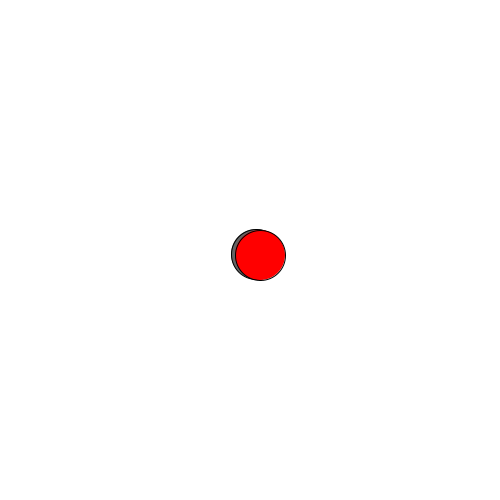
Frame 1 (no input)
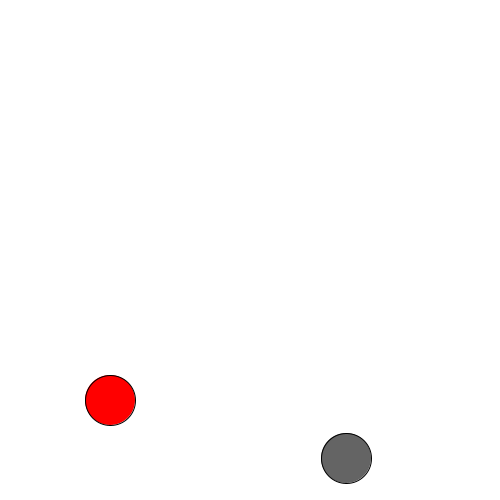
Frame 60 (the mouse pressed at the canvas centre just before this capture)
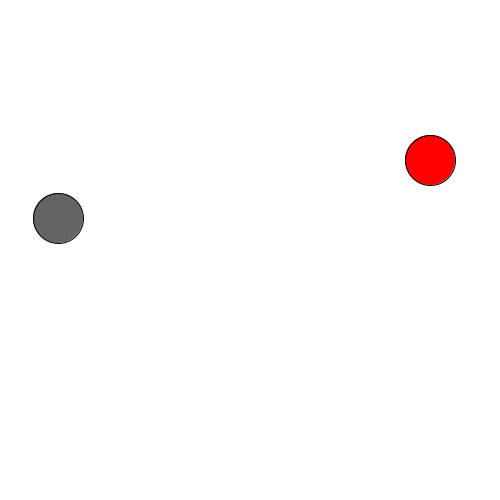
Frame 120 (the mouse held since frame 60 and released just before this capture)

The Processing sketch that drew these frames (run headless with seeded random() and noise(); from frame 60 on, the mouse is pressed at the canvas centre):

// Processing sketch: processing_105492
// ── processing_105492.pde

int xPos1;
int yPos1;
int xPos2;
int yPos2;
int dia1;
int velocityX;
int velocityY;
int velocityX1;
int velocityY1;

void setup() {
  size (500, 500);
  background (255);
  frameRate(30);
  smooth();
  xPos1 = width/2;
  yPos1 = height/2;
  xPos2 = width/2;
  yPos2 =height/2;
  dia1 = 50;
  velocityX = 6;
  velocityY = 4;
  velocityX1 = 10;
  velocityY1 = 5;
  
}

void draw () {
  
  yPos1 += velocityY;
  xPos1 += velocityX;
  xPos2 += velocityX1;
  yPos2 += velocityY1;
  
  
  background (255);  
  fill (100);

  if (yPos1 >= height-26 || yPos1 <= 25) {
   velocityY = -velocityY;
  }

  if(xPos1 >= width-26 || xPos1 <= 25){
   velocityX = -velocityX;
  }

  ellipse (xPos1, yPos1, dia1, dia1);
//println("velocityX: "+velocityX+" velocityY: "+velocityY);


  if(yPos2 >= height-26 || xPos1 <= 25){
   velocityY1 = -velocityY1;
  }
  if(xPos2 >= width-26 || xPos2 <= 25){
   velocityX1 = -velocityX1;
  }  
  //i'm not sure why my red ball doesnt go all the way to the top of the frame
  fill(255, 0, 0);
  ellipse (xPos2, yPos2, dia1, dia1);
//println("velocityX: "+velocityX+" velocityY: "+velocityY);

}
